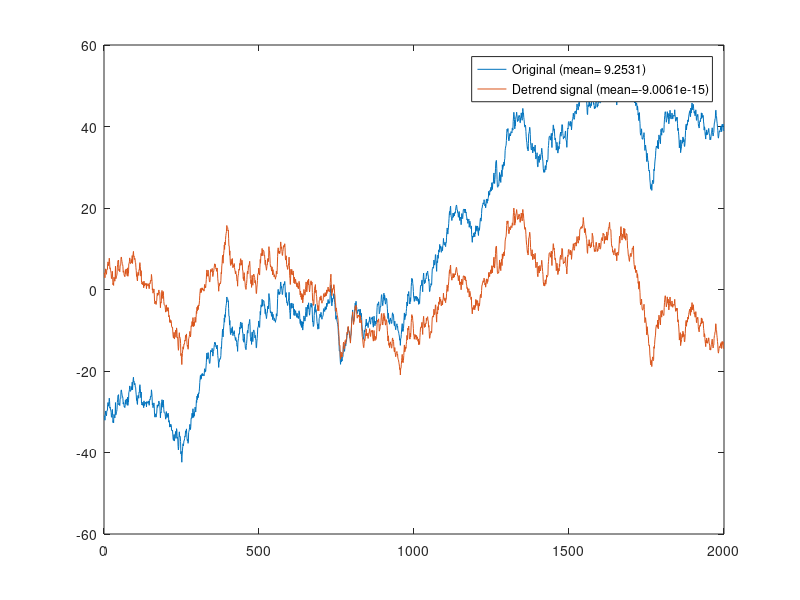

The MATLAB script that drew this image:
% create signal 
n = 2000;
signal = cumsum(randn(1,n)) + linspace(-30,30,n); %brownian noise + linearity

%detrend
dsignal = detrend(signal);

% plot
plot(1:n, signal, 1:n, dsignal)
legend({['Original (mean= ' num2str(mean(signal)) ')']; ['Detrend signal (mean=' num2str(mean(dsignal)) ')']})
